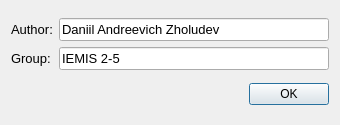
<?xml version="1.0" encoding="UTF-8"?>
<ui version="4.0">
 <class>AboutProgramm</class>
 <widget class="QDialog" name="AboutProgramm">
  <property name="geometry">
   <rect>
    <x>0</x>
    <y>0</y>
    <width>340</width>
    <height>125</height>
   </rect>
  </property>
  <property name="sizePolicy">
   <sizepolicy hsizetype="Fixed" vsizetype="Fixed">
    <horstretch>0</horstretch>
    <verstretch>0</verstretch>
   </sizepolicy>
  </property>
  <property name="windowTitle">
   <string>Dialog</string>
  </property>
  <layout class="QVBoxLayout" name="verticalLayout_3">
   <item>
    <layout class="QHBoxLayout" name="horizontalLayout_2">
     <item>
      <layout class="QVBoxLayout" name="verticalLayout_2">
       <item>
        <widget class="QLabel" name="labelAuthor">
         <property name="font">
          <font>
           <pointsize>10</pointsize>
          </font>
         </property>
         <property name="text">
          <string>Author:</string>
         </property>
        </widget>
       </item>
       <item>
        <widget class="QLabel" name="labelGroup">
         <property name="font">
          <font>
           <pointsize>10</pointsize>
          </font>
         </property>
         <property name="text">
          <string>Group:</string>
         </property>
        </widget>
       </item>
      </layout>
     </item>
     <item>
      <layout class="QVBoxLayout" name="verticalLayout">
       <item>
        <widget class="QLineEdit" name="lineEditAuthor">
         <property name="font">
          <font>
           <pointsize>10</pointsize>
          </font>
         </property>
         <property name="text">
          <string>Daniil Andreevich Zholudev</string>
         </property>
         <property name="readOnly">
          <bool>true</bool>
         </property>
        </widget>
       </item>
       <item>
        <widget class="QLineEdit" name="lineEditGroup">
         <property name="font">
          <font>
           <pointsize>10</pointsize>
          </font>
         </property>
         <property name="text">
          <string>IEMIS 2-5</string>
         </property>
         <property name="readOnly">
          <bool>true</bool>
         </property>
        </widget>
       </item>
      </layout>
     </item>
    </layout>
   </item>
   <item>
    <layout class="QHBoxLayout" name="horizontalLayout">
     <item>
      <spacer name="horizontalSpacer">
       <property name="orientation">
        <enum>Qt::Horizontal</enum>
       </property>
       <property name="sizeHint" stdset="0">
        <size>
         <width>188</width>
         <height>20</height>
        </size>
       </property>
      </spacer>
     </item>
     <item>
      <widget class="QPushButton" name="pushButtonOK">
       <property name="text">
        <string>OK</string>
       </property>
      </widget>
     </item>
    </layout>
   </item>
  </layout>
 </widget>
 <resources/>
 <connections/>
</ui>
